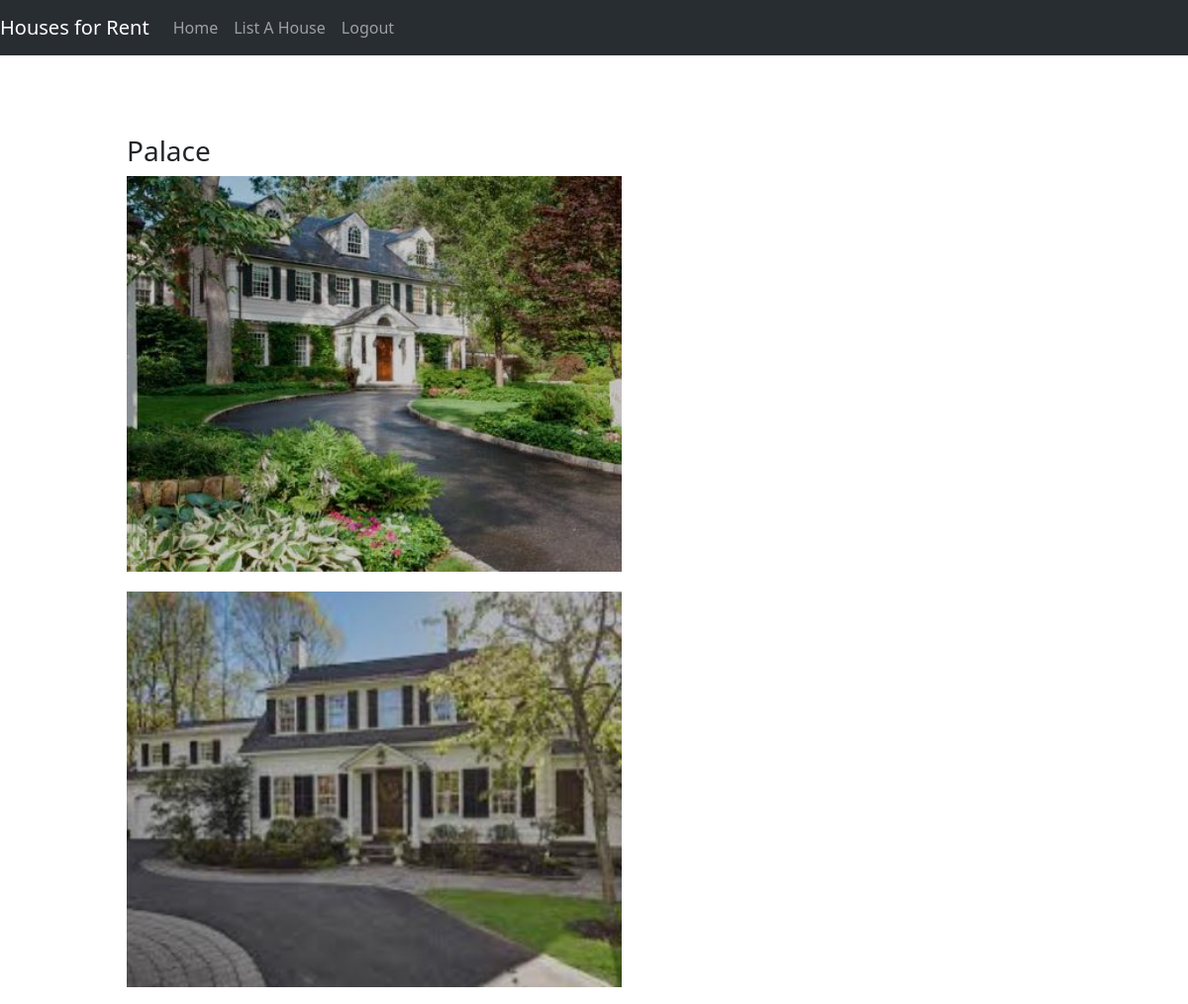
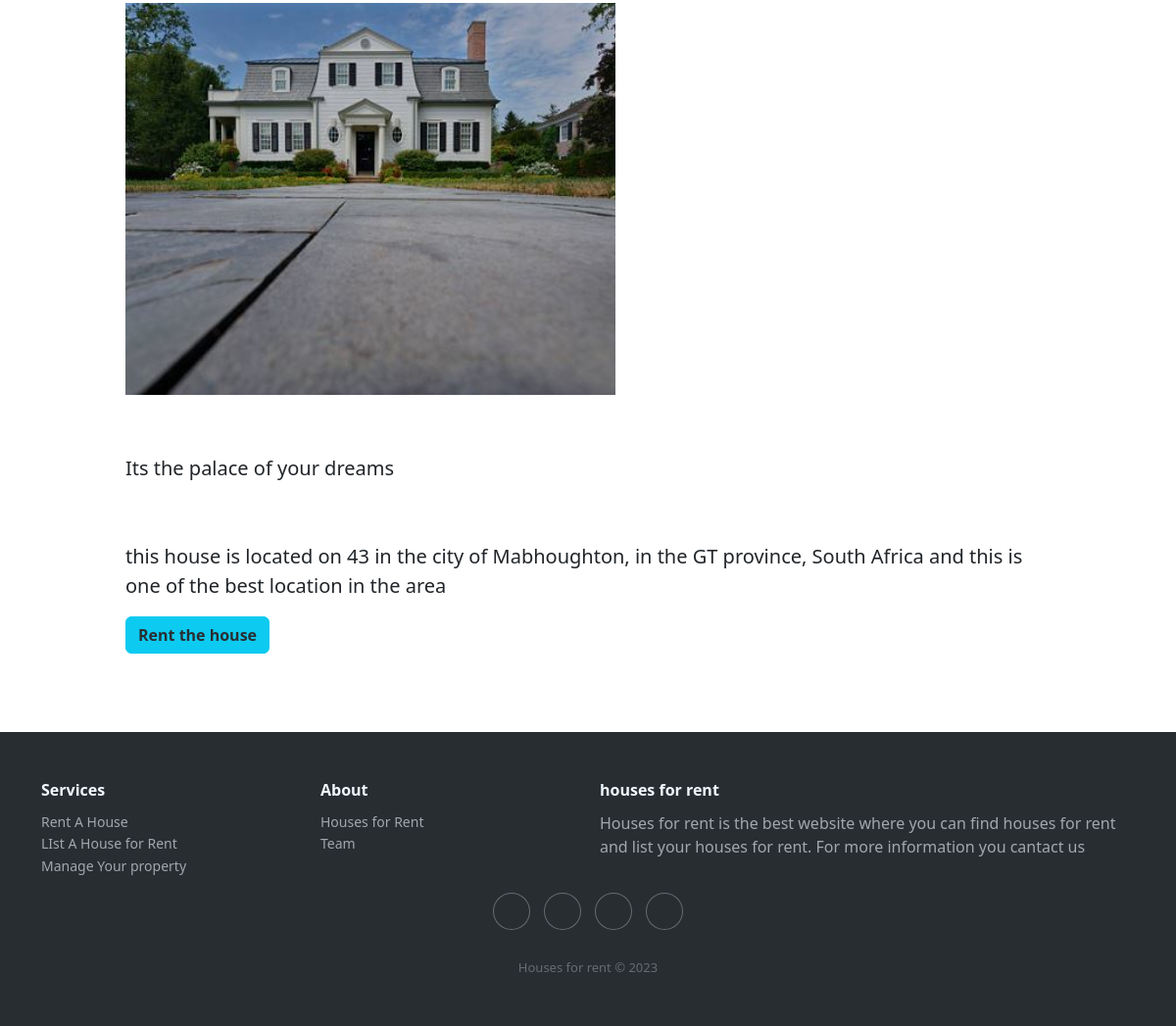
The app's page /house/7 (signed in) with its own data (2 pictures, top to bottom).
### house_project/models.py (models this page shows, shortened)
class House(models.Model):
    name = models.CharField(max_length=100)
    address = models.CharField(max_length=100)
    city = models.CharField(max_length=100)
    state = models.CharField(max_length=2)
    country = models.CharField(max_length=100)
    description = models.TextField()
    house_host = models.ForeignKey('User', on_delete=models.CASCADE, related_name='hosted_houses')
    guest = models.ForeignKey('User', on_delete=models.CASCADE, null=True, blank=True, related_name='rented_houses')
    is_rented = models.BooleanField(default=False)
    rent = models.DecimalField(max_digits=10, decimal_places=2, default=0)

class House_image(models.Model):
    house = models.ForeignKey(House, on_delete=models.CASCADE)
    image = models.ImageField(upload_to='images/', blank=True, null=True)

### house_project/views.py (the view)
# urls.py: path('house/<int:id>', views.house, name='house'),
@login_required(login_url="user_login")
def house(request, id):
    houses = House.objects.get(id=id)
    images = House_image.objects.filter(house=houses)
    return render(request, "house.html", {"house": houses, "images": images})

### house_project/templates/house.html
{% extends 'layout.html' %}
{% block content %}
    <div class="container-div">
        <h3>{{ house.name }}</h3>
        <div class="main-div">
            {% for image in images %}
                <div class="div-1">
                    <img class="img-tag" src="{{ image.image.url }}" alt="house-image">
                </div>
            {% endfor %}
        </div>
        <p>{{ house.description }}</p>
        <p>this house is located on {{ house.address }} in the city of {{ house.city }}, in the {{ house.state }} province, {{ house.country }} and this is one of the best location in the area</p>
        {% if not house.is_rented and not request.user == house.guest and not request.user == house.house_host %}
            <button class="btn btn-info"><strong><a class="button-link" href="{% url 'rent_house' house.id %}">Rent the house</a></strong></button>
        {% elif request.user == house.house_host %}
            <button class="btn btn-info"><strong><a class="button-link" href="{% url 'edit_house' house.id %}">Edit house</a></strong></button>
        {% elif request.user == house.guest %}
            <button class="btn btn-info"><strong><a class="button-link" href="{% url 'rent_house' house.id %}">Return the house</a></strong></button>
        {% else %}
            <button class="btn btn-danger"><strong>House occupied</strong></button>
        {% endif %}
    </div>
{% endblock %}

### house_project/static/house_project/style.css (style rules this page uses)
.container-div { margin: 5em 8em; }
.container-div p { font-size: 20px; margin-top: 3em; }
.button-link { text-decoration: none; color: #282d32; }
.div-1 { width: 500px; height: 400px; text-align: center; }
.main-div { display: flex; column-gap: 20px; row-gap: 20px; flex-wrap: wrap; text-align: center; }
.img-tag { width: 500px; height: 400px; object-fit: cover; object-position: center; }

### records on screen
House: name "Palace", description "Its the palace of your dreams", address "43", city "Mabhoughton", state "GT", country "South Africa"
House_image: image (picture)
House_image: image (picture)
House_image: image (picture)
